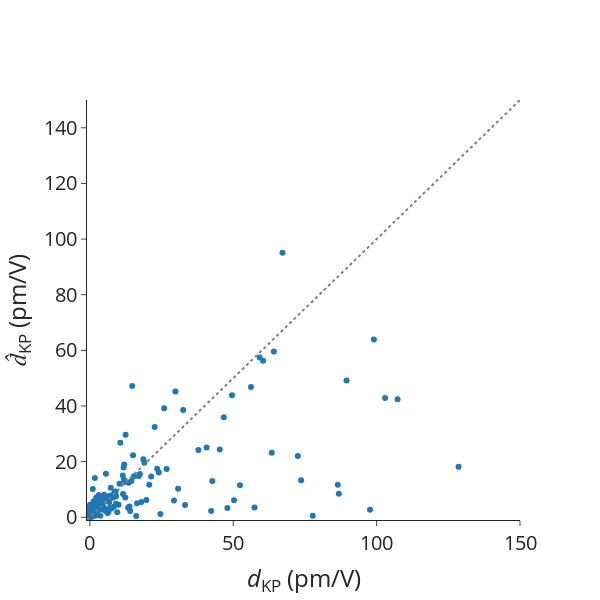

Notebook code cell kept with this figure:
### Markdown cell above
# Errors on dKP

### Code cell
# Data

mae = mean_absolute_error(df_pred_matten["dKP_true"], df_pred_matten["dKP_matten"])
mape = mean_absolute_percentage_error(
    df_pred_matten["dKP_true"], df_pred_matten["dKP_matten"]
)
rmse = root_mean_squared_error(df_pred_matten["dKP_true"], df_pred_matten["dKP_matten"])
spearmanrho = spearmanr(df_pred_matten["dKP_true"], df_pred_matten["dKP_matten"])
print(f"MAE = {mae}")
print(f"MAPE = {mape}")
print(f"RMSE = {rmse}")
print(f"Rho_sp = {spearmanrho.statistic}")

# Scatter plot for previous outputs.
scatter_dKP = go.Scatter(
    x=df_pred_matten["dKP_true"],
    y=df_pred_matten["dKP_matten"],
    mode="markers",
    name="",
    showlegend=False,
    text=[mpid for mpid in df_pred_matten.index.values],
)

ideal = go.Scatter(
    x=[-1, 200],
    y=[-1, 200],
    mode="lines",
    line=dict(color="gray", dash="dot"),
    showlegend=False,
)

# Layout
layout = go.Layout(
    # title=dict(text='Scatter Plot'),
    xaxis=dict(title="<i>d</i><sub>KP</sub> (pm/V)", range=[-1, 150]),
    yaxis=dict(title="<i>d&#770;</i><sub>KP</sub> (pm/V)", range=[-1, 150]),
    # legend=dict(font=dict(size=12)),
)

# Create figure
fig = go.Figure(data=[scatter_dKP, ideal], layout=layout)

fig.update_layout(
    autosize=False,
    font_size=20,
    width=600,
    height=600,
    # plot_bgcolor="white",
    template="simple_white",
)
fig.update_layout(
    xaxis=dict(
        # tickmode = 'array',
        # tickvals = [1, 2,3,4,5,6,7,8],
        # ticktext = ['One', 'Three', 'Five', 'Seven', 'Nine', 'Eleven']
        showgrid=False,
    ),
    yaxis=dict(
        # tickmode = 'array',
        # tickvals = [1, 2,3,4,5,6,7,8],
        # ticktext = ['One', 'Three', 'Five', 'Seven', 'Nine', 'Eleven']
        showgrid=False,
    ),
)

# Show figure
fig.show()

### Figure 1 — Plotly figure (JSON) as saved in the notebook; plotly's stock layout.template omitted (floating-point values rounded to 4 significant figures; data arrays with more than 128 entries replaced by an {"elided": "..."} marker saying what was removed)
{"data": [{"mode": "markers", "name": "", "showlegend": false, "text": {"elided": "250 str values"}, "type": "scatter", "x": {"elided": "250 float values"}, "y": {"elided": "250 float values"}}, {"line": {"color": "gray", "dash": "dot"}, "mode": "lines", "showlegend": false, "type": "scatter", "x": [-1, 200], "y": [-1, 200]}], "layout": {"autosize": false, "font": {"size": 20}, "height": 600, "width": 600, "xaxis": {"range": [-1, 150], "showgrid": false, "title": {"text": "<i>d</i><sub>KP</sub> (pm/V)"}}, "yaxis": {"range": [-1, 150], "showgrid": false, "title": {"text": "<i>d&#770;</i><sub>KP</sub> (pm/V)"}}}}
